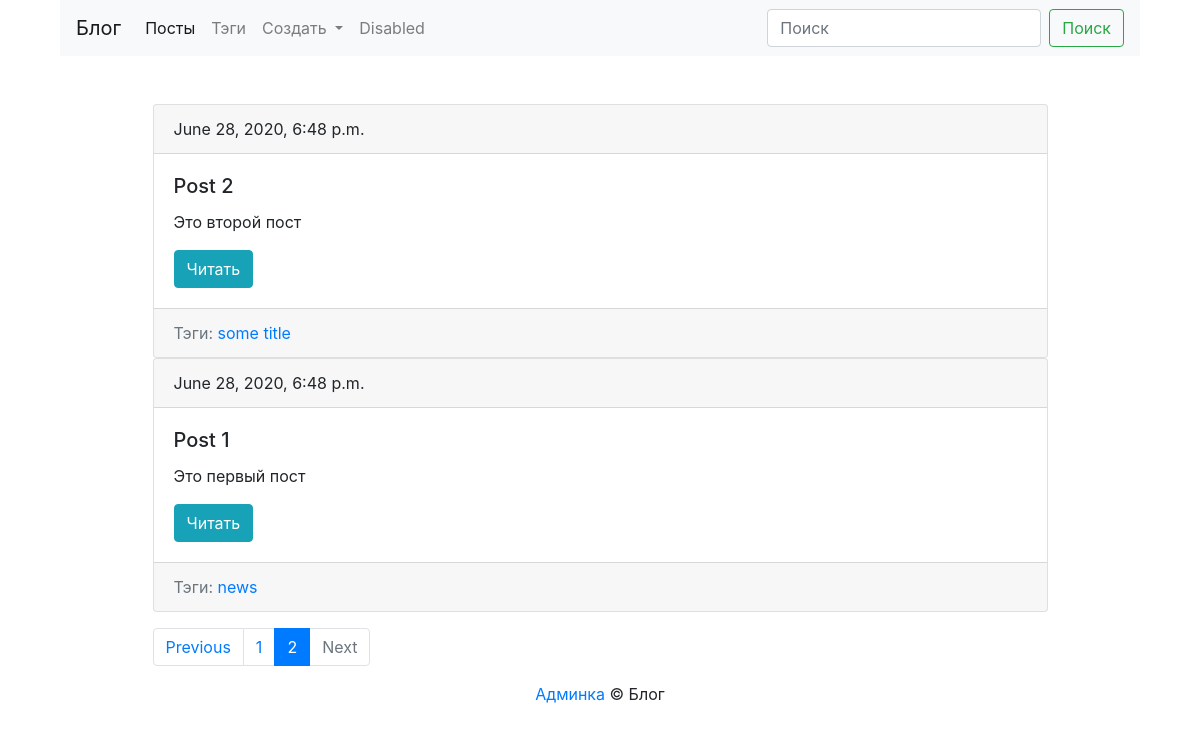
Before: /blog/?page=2 with the older database file.
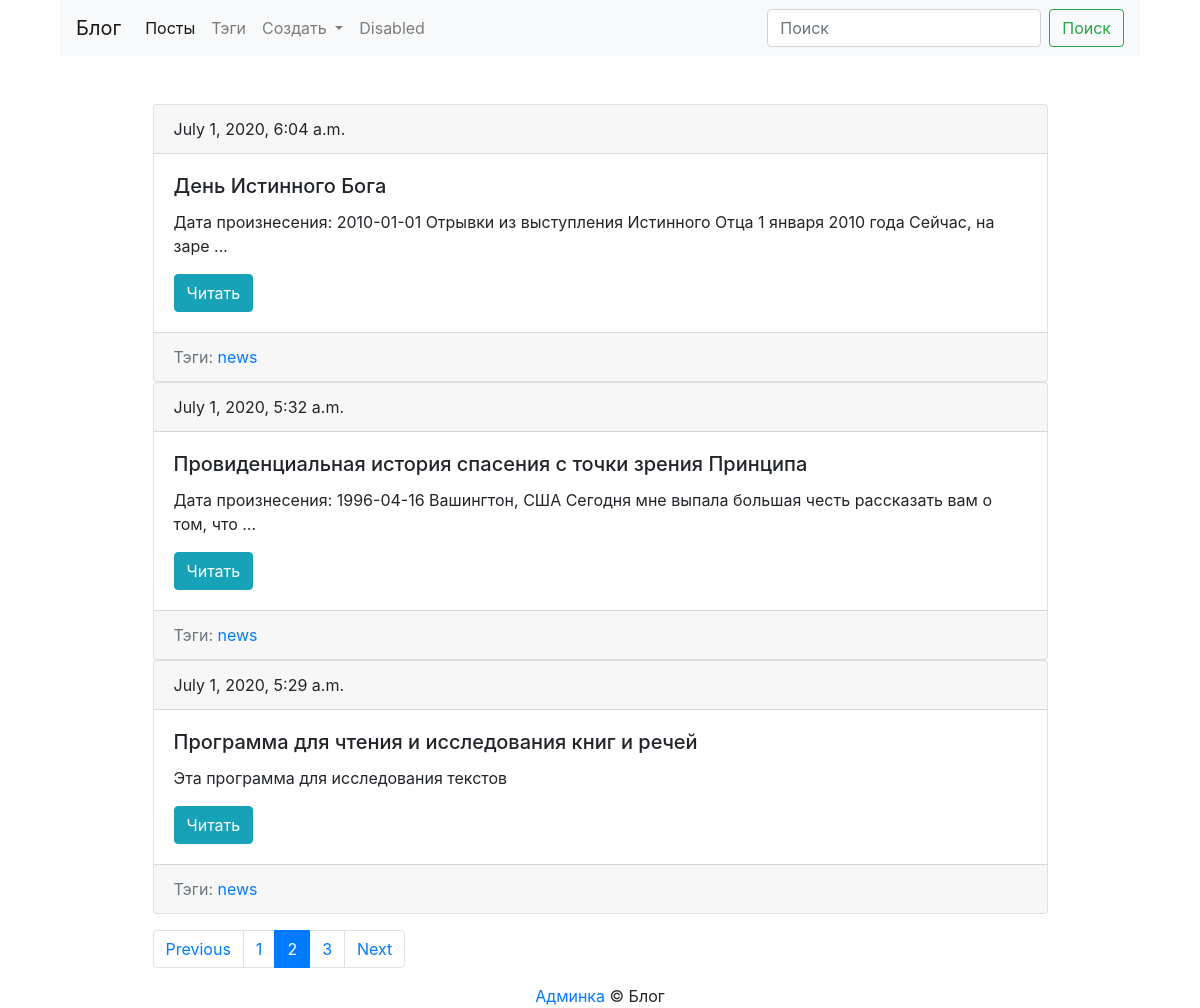
After: the same page with the newer database file.
### blog/models.py (models this page shows, shortened)
class Post(models.Model):
    title = models.CharField(max_length = 150, db_index = True) #Для быстрого поиска
    slug = models.SlugField(max_length=150, blank = True, unique=True)
    content = RichTextUploadingField(blank = True, db_index = True) #Поле может быть пустым
    tags = models.ManyToManyField('Tag', blank = True, related_name = 'posts')
    date_pub = models.DateTimeField(auto_now_add = True) #auto_now_add = True в момент сохранения в базе данных
    def get_absolute_url(self):
        return reverse('post_detail_url', kwargs={'slug': self.slug})
    class Meta:
        ordering = ['-date_pub']

class Tag(models.Model):
    title = models.CharField(max_length = 50)
    slug = models.SlugField(max_length = 50, unique = True)
    def get_absolute_url(self):
        return reverse('tag_detail_url', kwargs={'slug': self.slug})
    class Meta:
        ordering = ['title']

### blog/views.py (the view)
# urls.py: path('', posts_list, name = 'posts_list_url'),
def posts_list(request):
    search_query = request.GET.get('search', '')
    if search_query:
        posts = Post.objects.filter(Q(title__icontains=search_query) | Q(content__icontains=search_query))
    else:
        posts = Post.objects.all()
    paginator = Paginator(posts, 3)
    page_number = request.GET.get('page', 4)
    page = paginator.get_page(page_number)
    is_paginated = page.has_other_pages()
    if page.has_previous():
        prev_url = '?page={}'.format(page.previous_page_number())
    else: prev_url = ''
    if page.has_next():
        next_url = '?page={}'.format(page.next_page_number())
    else: next_url = ''
    context = {
        'page_object': page,
        'is_paginated': is_paginated,
        'next_url': next_url,
        'prev_url': prev_url
    }
    return render(request, 'blog/index.html', context=context)

### blog/templates/blog/index.html (shortened to what this page needs)
{% extends 'blog/base_blog.html' %}
    {% block content %}
        {% for post in page_object.object_list %}
            {% include 'blog/includes/post_card.html' %}
        {% endfor %}
    {% endblock %}

### blog/templates/blog/includes/post_card.html
<div class="card">
        <div class="card-header">
            {{post.date_pub}}
        </div>
  <div class="card-body">
    <h5 class="card-title">{{ post.title }}</h5>
    <p class="card-text">{{ post.content|truncatewords:15|striptags|safe }}</p>
      <a href="{{ post.get_absolute_url }}" class="btn btn-info">Читать</a>
  </div>
    <div class="card-footer text-muted">
       Тэги:
        {% for tag in post.tags.all %}
            <a href="{{ tag.get_absolute_url }}">{{tag.title}}</a>
        {% endfor %}
    </div>
  </div>

Changed rows visible on the page:
removed Post: date_pub "June 28, 2020, 6:48 p.m.", title "Post 2", content "Это второй пост"
no longer on this page (row edited): Tag: title "some title", shown under "June 28, 2020, 6:48 p.m."
removed Post: date_pub "June 28, 2020, 6:48 p.m.", title "Post 1", content "Это первый пост", Tag (title "news")
added Post: date_pub "July 1, 2020, 6:04 a.m.", title "День Истинного Бога", content "Дата произнесения: 2010-01-01 Отрывки из выступления Истинного Отца 1 января 2010 года Сейчас, на заре …", Tag (title "news")
added Post: date_pub "July 1, 2020, 5:32 a.m.", title "Провиденциальная история спасения с точки зрения Принципа", content "Дата произнесения: 1996-04-16 Вашингтон, США Сегодня мне выпала большая честь рассказать вам о том, что …", Tag (title "news")
added Post: date_pub "July 1, 2020, 5:29 a.m.", title "Программа для чтения и исследования книг и речей", content "Эта программа для исследования текстов", Tag (title "news")
Other visible differences:
new list line: "3"
